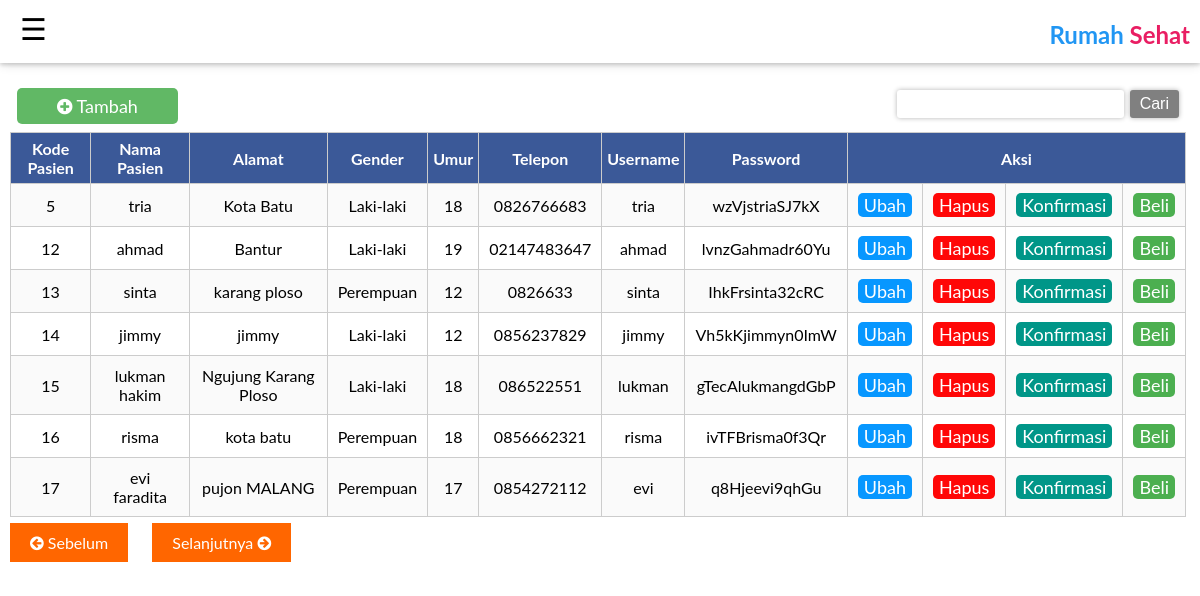
The page /apoteker/pasien.php on the database its author committed.
### tables this page shows
CREATE TABLE `tb_pasien` (
  `kd_pasien` int(50) NOT NULL,
  `nm_pasien` varchar(100) NOT NULL,
  `alamat` text NOT NULL,
  `gender` varchar(100) NOT NULL,
  `umur` int(50) NOT NULL,
  `telp` text NOT NULL,
  `username` varchar(100) NOT NULL,
  `password` varchar(100) NOT NULL
);

### apoteker/pasien.php (the view, shortened to what this page needs)
<?php require_once('../Connections/koneksi.php'); ?>
<?php
$currentPage = $_SERVER["PHP_SELF"];
$maxRows_Recordset1 = 7;
$pageNum_Recordset1 = 0;
$startRow_Recordset1 = $pageNum_Recordset1 * $maxRows_Recordset1;
$query_Recordset1 = "SELECT * FROM tb_pasien";
$query_limit_Recordset1 = sprintf("%s LIMIT %d, %d", $query_Recordset1, $startRow_Recordset1, $maxRows_Recordset1);
$Recordset1 = mysql_query($query_limit_Recordset1, $koneksi) or die(mysql_error());
$row_Recordset1 = mysql_fetch_assoc($Recordset1);
if (isset($_GET['totalRows_Recordset1'])) {
  $totalRows_Recordset1 = $_GET['totalRows_Recordset1'];
} else {
  $all_Recordset1 = mysql_query($query_Recordset1);
  $totalRows_Recordset1 = mysql_num_rows($all_Recordset1);
}
$totalPages_Recordset1 = ceil($totalRows_Recordset1/$maxRows_Recordset1)-1;
$queryString_Recordset1 = "";
$queryString_Recordset1 = sprintf("&totalRows_Recordset1=%d%s", $totalRows_Recordset1, $queryString_Recordset1);
?>
<!DOCTYPE html PUBLIC "-//W3C//DTD XHTML 1.0 Transitional//EN" "http://www.w3.org/TR/xhtml1/DTD/xhtml1-transitional.dtd">
<html xmlns="http://www.w3.org/1999/xhtml">
<head>
	<link href="css/sidebar.css" rel="stylesheet">
	<link href="css/css.css" rel="stylesheet">
	<link href="../css/font-awesome.min.css" rel="stylesheet" type="text/css" />
</head>
<body>
<?php include"header.php"?>
<div class="content-admin" style="overflow-x:auto;">
	<div style="float:left;margin:15px;">
   <a class="tambah" href="input-pasien.php"><i class="fa fa-plus-circle"></i> Tambah</a>
 </div>
<div style="float:right;margin:0px 19px;">
<form id="form1" name="form1" method="post" action="cari-pasien.php">
  <input type="text" name="cari" id="textfield" />
  <input type="submit" name="button" id="button" value="Cari" />
</form>
</div>
<?php
function RandomString($length) {
    $original_string = array_merge(range(0,10), range('a','z'), range('A', 'Z'));
    $original_string = implode("", $original_string);
    return substr(str_shuffle($original_string), 0, $length);
}
?>
<table width="100%" border="1">
  <tr>
    <th>Kode Pasien</th>
    <th>Nama Pasien</th>
    <th>Alamat</th>
    <th>Gender</th>
    <th>Umur</th>
    <th>Telepon</th>
    <th>Username</th>
    <th>Password</th>
    <th colspan="4">Aksi</th>
  </tr>
  <?php do { ?>
    <tr>
      <td style="padding: 10px;"><?php echo $row_Recordset1['kd_pasien']; ?></td>
      <td style="padding: 10px;"><?php echo $row_Recordset1['nm_pasien']; ?></td>
      <td style="padding: 10px;"><?php echo $row_Recordset1['alamat']; ?></td>
      <td style="padding: 10px;"><?php echo $row_Recordset1['gender']; ?></td>
      <td style="padding: 10px;"><?php echo $row_Recordset1['umur']; ?></td>
      <td style="padding: 10px;">0<?php echo $row_Recordset1['telp']; ?></td>
      <td style="padding: 10px;"><?php echo $row_Recordset1['username']; ?></td>
      <td style="padding: 10px;"><?php echo RandomString(5); ?><?php echo $row_Recordset1['password']; ?><?php echo RandomString(5); ?></td>
      <td style="padding: 10px;"><a class="ubah" href="update-pasien.php?kd_pasien=<?php echo $row_Recordset1['kd_pasien']; ?>">Ubah</a></td>
      <td style="padding: 10px;"><a class="hapus" onclick="return confirm('Apakah anda ingin menghapus data ini');" href="delete-pasien.php?kd_pasien=<?php echo $row_Recordset1['kd_pasien']; ?>">Hapus</a></td>
       <td style="padding: 10px;"><a class="konfirm" href="konfirmasi.php?kd_pasien=<?php echo $row_Recordset1['kd_pasien']; ?>">Konfirmasi</a></td>
        <td style="padding: 10px;"><a  id="myDIV" class="selesai" href="beli-obat.php?kd_pasien=<?php echo $row_Recordset1['kd_pasien']; ?>">Beli</a>
		<a id="myDIVs" style="display:none;" class="selesai">SELESAI</a></td>
    </tr>
    <?php } while ($row_Recordset1 = mysql_fetch_assoc($Recordset1)); ?>
</table>
<p>
	<a class="pagination" href="<?php printf("%s?pageNum_Recordset1=%d%s", $currentPage, max(0, $pageNum_Recordset1 - 1), $queryString_Recordset1); ?>"><i class="fa fa-arrow-circle-left"></i> Sebelum</a>
	<a class="pagination" href="<?php printf("%s?pageNum_Recordset1=%d%s", $currentPage, min($totalPages_Recordset1, $pageNum_Recordset1 + 1), $queryString_Recordset1); ?>">Selanjutnya <i class="fa fa-arrow-circle-right"></i></a>
</p>
</div>
</body>
</html>

### apoteker/css/sidebar.css (style rules this page uses)
body { font-family: "Lato", sans-serif; margin:0px; }
a { text-decoration:none; }
.content-admin { width: 100%; height: auto; background-color:#fff; margin:80px 0px; float: left; }

### apoteker/css/css.css (style rules this page uses)
a { text-decoration:none; }
input[type="submit"],input[type="reset"],button,input[type="radio"] { cursor:pointer; margin:0px 2px; background-color:grey; color:#fff; -webkit-transition:background 1s; padding:5px 10px; }
.tambah { cursor:pointer; margin:2px 2px; -webkit-transition:background 1s; background:rgba(76, 175, 80, 0.88); color:white; font-size:18px; padding:7px 40px; border-radius:5px; }
.ubah { cursor:pointer; -webkit-transition:background 1s; background:rgba(7, 151, 255, 1); color:white; text-align:center; font-size:18px; border-radius:5px; padding:1px 6px; }
.hapus { cursor:pointer; text-align:center; -webkit-transition:background 1s; background:rgba(255, 7, 7, 1); color:white; padding:1px 6px; font-size:18px; border-radius:5px; }
.konfirm { cursor:pointer; text-align:center; -webkit-transition:background 1s; background:#009688; color:white; padding:1px 6px; font-size:18px; border-radius:5px; }
.selesai { cursor:pointer; text-align:center; -webkit-transition:background 1s; background:rgba(76, 175, 80, 1); color:white; padding:1px 6px; font-size:18px; border-radius:5px; }
input,textarea,select,button,.submit-data { font-family: Verdana,sans-serif; border-radius: 3px; padding: 5px 10px; margin: 10px 0px; border: 0; box-shadow: 0px 0px 5px 0px rgba(0,0,0,0.3); font-size: 16px; box-sizing: border-box; }
table { border-collapse: collapse; font-size: 16px; margin:10px; background:#fff; border-radius:5px; width:98%; }
table tr td { padding: 14px 5px; text-align: center; border: solid 1px #ccc; }
table th { padding:6px 5px; border:solid 1px #ccc; background:#3B5998; color:#fff; }
tr:nth-child(even) { background-color: rgba(230,230,230,0.2); }
.pagination { width:100px; height:auto; padding:10px 20px; margin:0px 10px; background:#ff6600; color:#fff; }

### rows shown on the page
tb_pasien: kd_pasien "5", nm_pasien "tria", alamat "Kota Batu", gender "Laki-laki", umur "18", telp "826766683", username "tria", RandomString "wzVjs", password "tria", RandomString "SJ7kX"
tb_pasien: kd_pasien "12", nm_pasien "ahmad", alamat "Bantur", gender "Laki-laki", umur "19", telp "2147483647", username "ahmad", RandomString "lvnzG", password "ahmad", RandomString "r60Yu"
tb_pasien: kd_pasien "13", nm_pasien "sinta", alamat "karang ploso", gender "Perempuan", umur "12", telp "826633", username "sinta", RandomString "IhkFr", password "sinta", RandomString "32cRC"
tb_pasien: kd_pasien "14", nm_pasien "jimmy", alamat "jimmy", gender "Laki-laki", umur "12", telp "856237829", username "jimmy", RandomString "Vh5kK", password "jimmy", RandomString "n0ImW"
tb_pasien: kd_pasien "15", nm_pasien "lukman hakim", alamat "Ngujung Karang Ploso", gender "Laki-laki", umur "18", telp "86522551", username "lukman", RandomString "gTecA", password "lukman", RandomString "gdGbP"
tb_pasien: kd_pasien "16", nm_pasien "risma", alamat "kota batu", gender "Perempuan", umur "18", telp "856662321", username "risma", RandomString "ivTFB", password "risma", RandomString "0f3Qr"
tb_pasien: kd_pasien "17", nm_pasien "evi faradita", alamat "pujon MALANG", gender "Perempuan", umur "17", telp "854272112", username "evi", RandomString "q8Hje", password "evi", RandomString "9qhGu"
